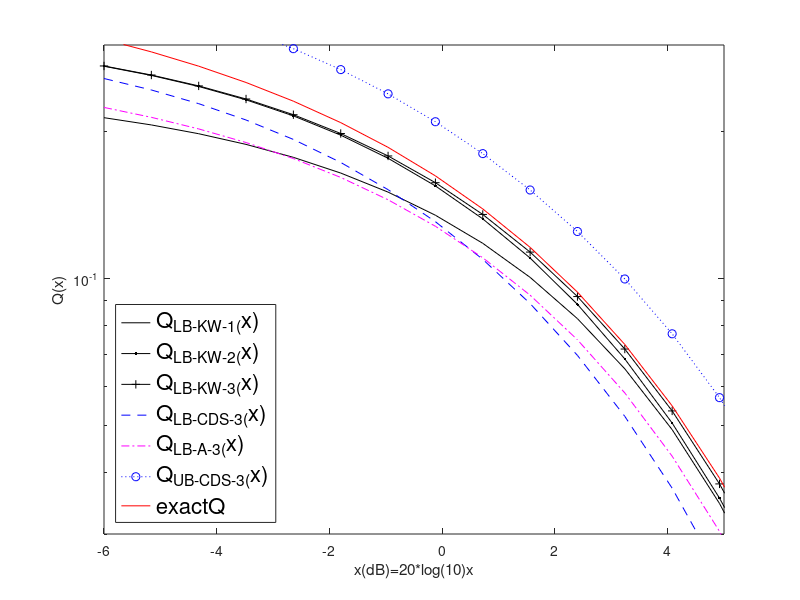

This figure's MATLAB source:
%% 参数
x=linspace(-6,15,26);
t=10.^(x./20);
%% Qlbkw自己的上下界
Qlbkw1=exp((-2./pi).*t.^2)./4;						%自己的一项
Qlbkw2=exp((-2.*(3.^0.5)./pi).*t.^2)./6+exp((-3.^0.5./pi).*t.^2)./6;		%自己的两项
Qlbkw3=exp(-6.*(3.^0.5-1).*t.^2/pi)/12+exp(-2.*(3-3.^0.5).*t.^2./pi)/12+...
    exp(-3^0.5.*t.^2./pi)./6;       									%自己的三项

%% chniani的上下界
Qlbcds3=exp(-2.*t.^2./3)./6+exp(-t.^2)/12+exp(-2.*t.^2)./12;			%chi的
Qub=exp(-2.*t.^2)./6+exp(-t.^2)./12+exp(-t.^2./2)./4;
% Qub=exp(-2.*t.^2)./6+exp(-4.*t.^2./3)./6+exp(-t.^2./2)./6;
%%  abreu的上下界

f1=(t.^2+3-((t.^2-1).^2+8).^0.5).^0.5;
f2=(4-f1.^2).^0.5;
Qlba3=3.*f1./(4.*pi+pi.*f2).*exp(-2.*t.^2./(2-f2))+...
    (4+(pi-2).*f2-2.*f1)./(16+4.*(pi-2).*f2).*(exp(-(t.^2)./2)+exp(-2.*t.^2./f1.^2));			%ab的
%% 实际的q函数
exactQ=qfunc(t);

%% 草稿
% f1=(t.^2+3-((t.^2-1).^2+8).^0.5).^0.5;
% f2=(4-f1.^2).^0.5;
% al1=3.*f1./(4+f2);
% al2=pi.*f1./(4+(pi-2).*f2);
% Qlba4=3.*f1./(4.*pi+pi.*f2).*exp(-1.*t.^2./(2.*sin(al1./2).^2))+...
%     (4+(pi-2).*f2-2.*f1)./(16+4.*(pi-2).*f2).*(exp(-(t.^2./(2.*sin(al1).^2)))+exp(-(t.^2./(2.*sin(pi./2).^2))));


%% 画画
% imshow(uint8(null),'border','tight','initialmagnification','fit')
semilogy(x,Qlbkw1,'-k')
hold on
semilogy(x,Qlbkw2,'.-k')
semilogy(x,Qlbkw3,'k-+')
semilogy(x,Qlbcds3,'--b')
semilogy(x,Qlba3,'m-.')
semilogy(x,Qub,'o:b')
semilogy(x,exactQ,'r')
% imshow(uint8(data),'border','tight','initialmagnification','fit')
xlabel('x(dB)=20*log(10)x')
ylabel('Q(x)')
legend('Q_{LB-KW-1}_(x)','Q_{LB-KW-2}_(x)','Q_{LB-KW-3}_(x)',...
    'Q_{LB-CDS-3}_(x)','Q_{LB-A-3}_(x)','Q_{UB-CDS-3}_(x)',...
    'exactQ','Location','southwest','FontSize',16)
axis([-6 5 0.03 0.3])
